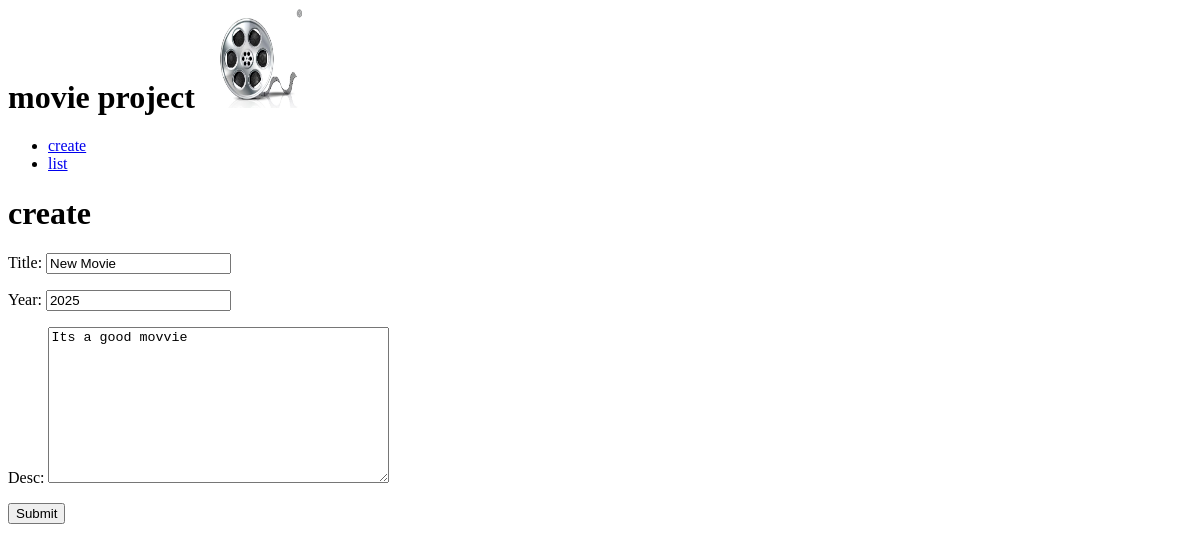
Before: /edit/4 with the older database file.
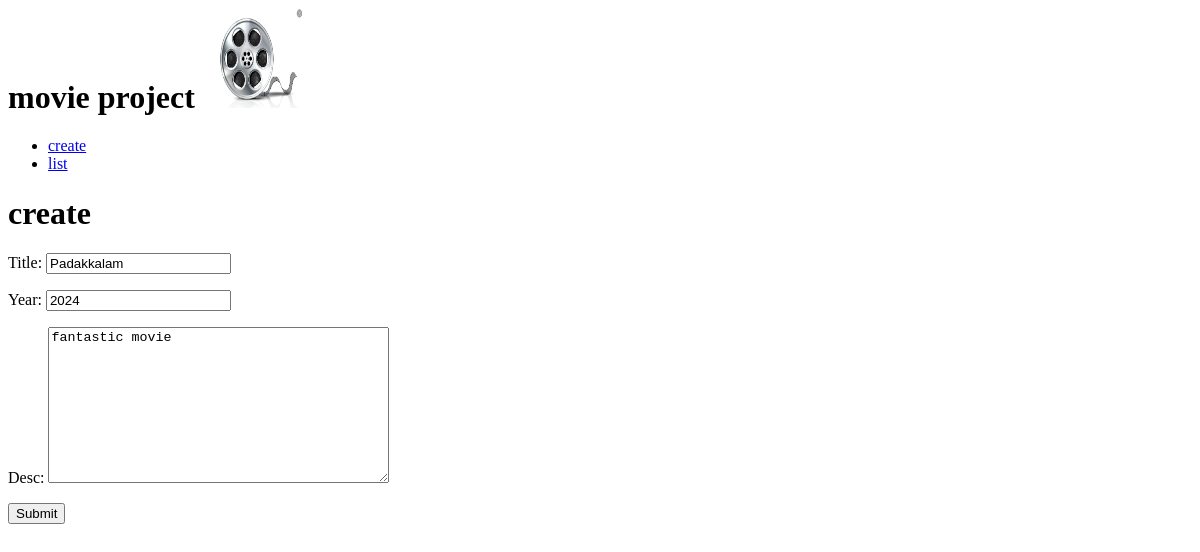
After: the same page with the newer database file.
### movies/models.py (models this page shows)
class MovieInfo (models.Model):
    title=models.CharField(max_length=250)
    year=models.IntegerField(null=True)
    desc=models.TextField()

### movies/views.py (the view)
# urls.py: path('edit/<pk>',views.edit,name='edit'),
def edit(request,pk):
    instance_edit=MovieInfo.objects.get(pk=pk)
    frm=MovieForm(instance=instance_edit)
    if request.POST:
        frm=MovieForm(request.POST,instance=instance_edit)
        if frm.is_valid():
            frm.save()
    else:
        frm=MovieForm(instance=instance_edit)
    return render(request,'create.html',{'frm':frm})

### movies/forms.py
class MovieForm(ModelForm):
    class Meta:
        model=MovieInfo
        fields = '__all__'

### templates/create.html (shortened to what this page needs)
{% extends 'blank.html' %}
{% block content %}
<h1>create</h1>
<form method="post" enctype="multipart/form-data">
    {{ frm.as_p }}
    <button type="submit">Submit</button>
</form>
{% endblock %}

Changed rows visible on the page:
changed MovieInfo: title "New Movie" → "Padakkalam"; year "2025" → "2024"; desc "Its a good movvie" → "fantastic movie"
